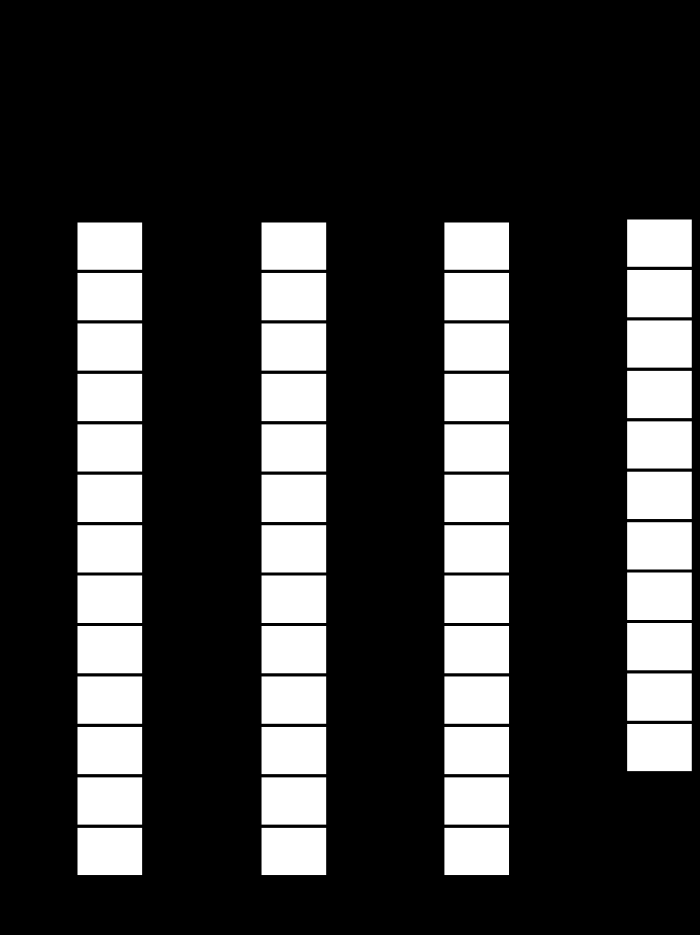
#> input picture mask.png, 1400 x 1870 px (shown at 1/2 size)
$ python -i main.py   (imports and definitions only)   (older library calls are emulated)
#> lines starting #> are read from the running program, lines starting #| are printed output that depends on the picture
import os
import shutil
import cv2
import pdf2image
import numpy as np
import pandas as pd
from skimage.transform import resize
from skimage.io import imread
import joblib
from openpyxl.styles import PatternFill, NamedStyle, Alignment, Font, Border, Side
from openpyxl.utils.cell import get_column_letter

# Color variables
HEADER = '\033[95m'
ENDC = '\033[0m'


# Make temp trash directory
# [6 lines not run here, left out]
# Read uploaded files and get jpeg images. Accepted types: jpeg, jpg, png, PDF
# [38 lines left out: function extract_images, not called in this run]


# [2 lines not run here, left out]


# [82 lines left out: function crop_images, not called in this run]


# [2 lines not run here, left out]


def apply_mask(image_path):
    """
    Mask is applied to image to extract table entries

    Parameters
    ----------
    image_path : str
        The picture you want to apply mask to

    Returns
    -------
    list
        a list of coordinates of the boxes
    """
#> called with image_path = '../mask.png'

    img = cv2.imread(image_path)
#> img is the input picture: shape (1870, 1400, 3); min 0, max 255, mean 59.5
    img = cv2.cvtColor(img, cv2.COLOR_BGR2GRAY)
#> img: shape (1870, 1400)

    mask = cv2.imread('mask.png',0)
    res = cv2.bitwise_and(img, img, mask = mask)

    connected_components = cv2.connectedComponentsWithStats(res, 4, cv2.CV_32S)

    boxes = get_boxes(connected_components)
    return boxes


def get_boxes(connected_components):
    """
    Obtains box coordinates

    Parameters
    ----------
    connected_components : Array
        cv2.connectedComponentsWithStats Object

    Returns
    -------
    list
        a list of coordinates of the boxes
    """

    (totalLabels, label_ids, values, centroid) = connected_components
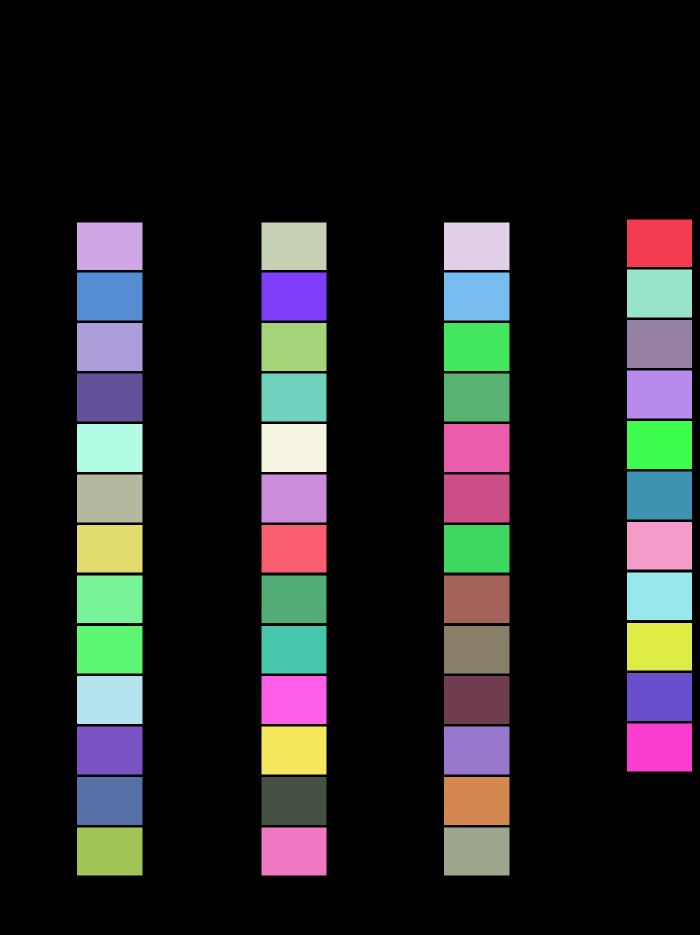
#> label_ids: shape (1870, 1400) int32 (shown at 1/2 size); 51 distinct labels, from 0 to 50; one colour per label, 0 black
#> totalLabels = 51; values = 51 rows, first 6: [0, 0, 1400, 1870, 1993620], [1254, 439, 130, 95, 12350], [154, 445, 131, 95, 12444], [523, 445, 130, 95, 12350], [888, 445, 131, 95, 12445], [1254, 539, 130, 96, 12480]; centroid = 51 pairs, first value 219 to 1318.5, second value 486 to 1702.5

    slots = []
    coef = 1

    for i in range(1, totalLabels):

        x1 = int(values[i, cv2.CC_STAT_LEFT] * coef)
        y1 = int(values[i, cv2.CC_STAT_TOP] * coef)
        w = int(values[i, cv2.CC_STAT_WIDTH] * coef)
        h = int(values[i, cv2.CC_STAT_HEIGHT] * coef)

        slots.append([x1,y1,w,h])
#> this loop made 50 passes
#> (x1, y1, w, h) on passes 1 to 12: (1254, 439, 130, 95), (154, 445, 131, 95), (523, 445, 130, 95), (888, 445, 131, 95), (1254, 539, 130, 96), (154, 545, 131, 96), (523, 545, 130, 96), (888, 545, 131, 96), (1254, 640, 130, 96), (154, 646, 131, 96), (523, 646, 130, 96), (888, 646, 131, 96)
#> after the loop, slots = 50 items, first 6: [1254, 439, 130, 95], [154, 445, 131, 95], [523, 445, 130, 95], [888, 445, 131, 95], [1254, 539, 130, 96], [154, 545, 131, 96]

    return slots


# [50 lines left out: functions classify, sort_boxes, not called in this run]


# [6 lines not run here, left out]
predictions = pd.DataFrame(np.zeros(shape=(50,5), dtype=np.int16), index=(list(range(1,51))), columns=['A','B','C','D','0'])

# Split elements in chunks of size 1000
# Import images into DataFrame Object and predicting labels
# [1 line not run here, left out]

# [1 line that did not run here, left out]
# [1 line that did not run here, left out]
count = 0
# [44 lines not run here, left out]

>>> result = apply_mask('../mask.png')
#> in apply_mask, `boxes = get_boxes(connected_components)`: boxes has the same summary as slots in get_boxes
#> result has the same summary as slots in get_boxes
